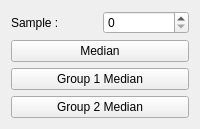
             <widget class="QWidget" name="samplesTab">
              <attribute name="title">
               <string>Samples</string>
              </attribute>
              <layout class="QGridLayout" name="gridLayout_5">
               <item row="1" column="1">
                <widget class="QPushButton" name="medianButton">
                 <property name="text">
                  <string>Median</string>
                 </property>
                </widget>
               </item>
               <item row="2" column="1">
                <widget class="QPushButton" name="medianGroup1Button">
                 <property name="text">
                  <string>Group 1 Median</string>
                 </property>
                </widget>
               </item>
               <item row="3" column="1">
                <widget class="QPushButton" name="medianGroup2Button">
                 <property name="text">
                  <string>Group 2 Median</string>
                 </property>
                </widget>
               </item>
               <item row="0" column="1">
                <layout class="QHBoxLayout" name="horizontalLayout_3">
                 <item>
                  <widget class="QLabel" name="label_2">
                   <property name="text">
                    <string>Sample :</string>
                   </property>
                  </widget>
                 </item>
                 <item>
                  <widget class="QSpinBox" name="sampleSpinBox"/>
                 </item>
                </layout>
               </item>
              </layout>
             </widget>
